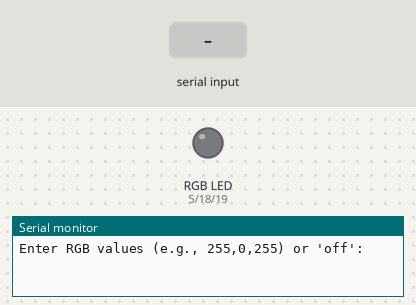
This sketch was run on a simulated Arduino Uno, built with avr-gcc and run on an emulated ATmega328P. On the bench: an RGB LED mixed from three pins (HIGH = lit), the last lines printed to the serial monitor. Inputs (shaded band) come from the test bench. Dim RGB values are drawn brighter than linear.

Above: at 1.2 s.
1.3 s: "90,45,200\n" received over Serial
At 1.6 s:
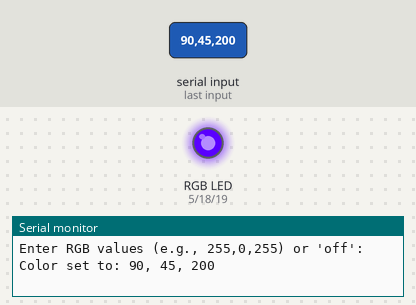
2.8 s: "30,150,10\n" received over Serial
At 4.0 s:
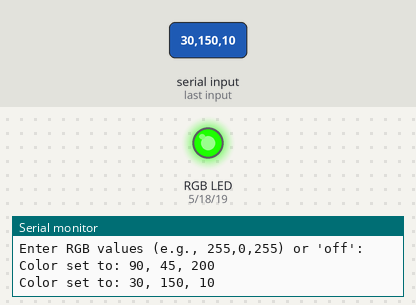
4.3 s: "1,90,45\n" received over Serial
At 5.1 s:
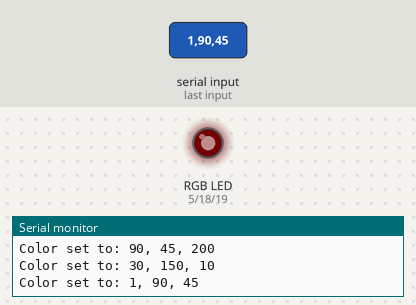
5.8 s: "off\n" received over Serial
At 7.2 s:
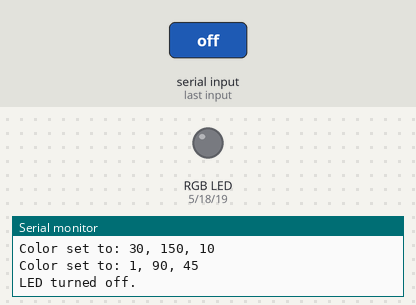
Timing chart, 0 to 8.3 s (numbered marks = the images above; inputs shaded):
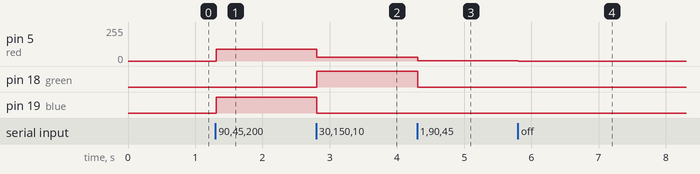

The sketch:

RGBled_Serial.ino
```cpp
#define red 5
#define green 18
#define blue 19

String inputString = "";

void setup() {
  Serial.begin(9600);

  pinMode(red, OUTPUT);
  pinMode(green, OUTPUT);
  pinMode(blue, OUTPUT);

  Serial.println("Enter RGB values (e.g., 255,0,255) or 'off':");
}

void loop() {
  while (Serial.available()) {
    char inChar = (char)Serial.read();

    if (inChar == '\n') {
      inputString.trim();  // Clean up any whitespace or carriage returns

      if (inputString.equalsIgnoreCase("off")) {
        setColor(0, 0, 0);
        Serial.println("LED turned off.");
      } else {
        int r, g, b;
        if (parseRGB(inputString, r, g, b)) {
          setColor(r, g, b);
          Serial.print("Color set to: ");
          Serial.print(r); Serial.print(", ");
          Serial.print(g); Serial.print(", ");
          Serial.println(b);
        } else {
          Serial.println("Invalid input. Use format: R,G,B (0-255)");
        }
      }

      inputString = ""; // Clear the string for next input
    } else {
      inputString += inChar;
    }
  }
}

void setColor(int r, int g, int b) {
  analogWrite(red, r);
  analogWrite(green, g);
  analogWrite(blue, b);
}

bool parseRGB(String str, int &r, int &g, int &b) {
  int firstComma = str.indexOf(',');
  int secondComma = str.indexOf(',', firstComma + 1);

  if (firstComma == -1 || secondComma == -1) return false;

  String rStr = str.substring(0, firstComma);
  String gStr = str.substring(firstComma + 1, secondComma);
  String bStr = str.substring(secondComma + 1);

  r = rStr.toInt();
  g = gStr.toInt();
  b = bStr.toInt();

  if (r < 0 || r > 255 || g < 0 || g > 255 || b < 0 || b > 255) return false;

  return true;
}
```

Measured:
- after the input at 1.3 s, pin 5 (red): 0/255 → 90/255 at once; pin 19 (blue): LOW → HIGH at once
- after the input at 2.8 s, pin 5 (red): 90/255 → 30/255 at once; pin 18 (green): LOW → HIGH at once; pin 19 (blue): HIGH → LOW at once
- after the input at 4.3 s, pin 5 (red): 30/255 → 1/255 at once; pin 18 (green): HIGH → LOW at once
- after the input at 5.8 s, pin 5 (red): 1/255 → 0/255 at once
